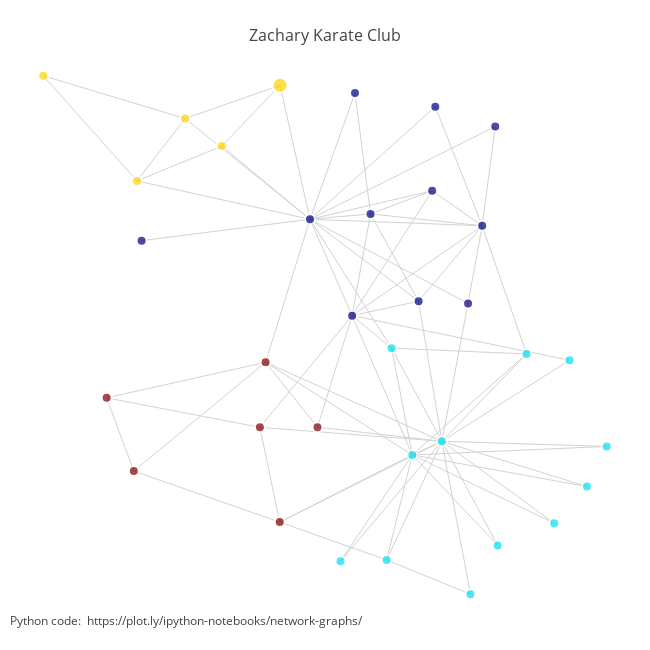

This figure's notebook cell:
### Markdown cell above
### Version 01:

### Code cell
Xn=[layt[k][0] for k in range(N)]
Yn=[layt[k][1] for k in range(N)]

Xe=[]
Ye=[]
for e in E:
    Xe+=[layt[e[0]][0],layt[e[1]][0], None]
    Ye+=[layt[e[0]][1],layt[e[1]][1], None] 

edge_trace = Scatter(x=Xe,
               y=Ye,
               mode='lines',
               line=Line(color='rgb(210,210,210)', width=1),
               hoverinfo='none'
               )

node_trace = Scatter(
    x=Xn, 
    y=Yn, 
    text=[],
    mode='markers', 
    hoverinfo='text',
    marker=Marker(
        showscale=False,
        # colorscale options
        # 'Greys' | 'Greens' | 'Bluered' | 'Hot' | 'Picnic' | 'Portland' |
        # Jet' | 'RdBu' | 'Blackbody' | 'Earth' | 'Electric' | 'YIOrRd' | 'YIGnBu'
        colorscale='Jet',
        reversescale=False,
        color=[], 
        size=[],         
        colorbar=dict(
            thickness=15,
            title='Node Connections',
            xanchor='left',
            titleside='right'
        ),
        line=dict(width=2)))
    
    
grp = [0,0,0,0,0,0,0,0,1,1,0,0,0,0,1,1,0,0,1,0,1,0,1,1,1,1,1,1,1,1,1,1,1,1]
grp = [0,0,0,0,2,2,2,0,1,1,2,0,0,0,1,1,2,0,1,0,1,0,1,3,3,3,1,3,3,1,1,3,1,1]

for i,v in enumerate(grp):
    if i == 10:
        node_trace['marker']['size'].append(15)
    else:
        node_trace['marker']['size'].append(10)
    node_trace['marker']['color'].append(v)
    node_info = 'Group Number: ' + str(v)
    node_trace['text'].append(node_info)



fig = Figure(data=Data([edge_trace, node_trace]),
             layout=Layout(
                title='<br>Zachary Karate Club',
                titlefont=dict(size=16),
                showlegend=False, 
                width=650,
                height=650,
                hovermode='closest',
                margin=dict(b=20,l=5,r=5,t=40),
                annotations=[ dict(
                    text="Python code: <a href='https://plot.ly/ipython-notebooks/network-graphs/'> https://plot.ly/ipython-notebooks/network-graphs/</a>",
                    showarrow=False,
                    xref="paper", yref="paper",
                    x=0.005, y=-0.002 ) ],
                xaxis=XAxis(showgrid=False, zeroline=False, showticklabels=False),
                yaxis=YAxis(showgrid=False, zeroline=False, showticklabels=False)))

iplot(fig, filename='networkx')

### Figure 1 — Plotly figure (JSON) as saved in the notebook; plotly's stock layout.template omitted (floating-point values rounded to 4 significant figures; data arrays with more than 128 entries replaced by an {"elided": "..."} marker saying what was removed)
{"data": [{"hoverinfo": "none", "line": {"color": "rgb(210,210,210)", "width": 1}, "mode": "lines", "type": "scatter", "x": {"elided": "234 float values"}, "y": {"elided": "234 float values"}}, {"hoverinfo": "text", "marker": {"color": [0, 0, 0, 0, 2, 2, 2, 0, 1, 1, 2, 0, 0, 0, 1, 1, 2, 0, 1, 0, 1, 0, 1, 3, 3, 3, 1, 3, 3, 1, 1, 3, 1, 1], "colorbar": {"thickness": 15, "title": "Node Connections", "titleside": "right", "xanchor": "left"}, "colorscale": "Jet", "line": {"width": 2}, "reversescale": false, "showscale": false, "size": [10, 10, 10, 10, 10, 10, 10, 10, 10, 10, 15, 10, 10, 10, 10, 10, 10, 10, 10, 10, 10, 10, 10, 10, 10, 10, 10, 10, 10, 10, 10, 10, 10, 10]}, "mode": "markers", "text": ["Group Number: 0", "Group Number: 0", "Group Number: 0", "Group Number: 0", "Group Number: 2", "Group Number: 2", "Group Number: 2", "Group Number: 0", "Group Number: 1", "Group Number: 1", "Group Number: 2", "Group Number: 0", "Group Number: 0", "Group Number: 0", "Group Number: 1", "Group Number: 1", "Group Number: 2", "Group Number: 0", "Group Number: 1", "Group Number: 0", "Group Number: 1", "Group Number: 0", "Group Number: 1", "Group Number: 3", "Group Number: 3", "Group Number: 3", "Group Number: 1", "Group Number: 3", "Group Number: 3", "Group Number: 1", "Group Number: 1", "Group Number: 3", "Group Number: 1", "Group Number: 1"], "type": "scatter", "x": [0.09307, 1.304, 0.3894, 0.5191, -0.5263, -0.7851, -1.124, 0.9527, 0.6671, 1.918, -0.117, -1.091, 0.4099, 0.8572, 0.3077, 1.811, -1.783, 1.396, 2.042, 1.205, 2.18, 0.9746, 1.413, -0.1198, -1.337, -1.146, 1.222, -0.259, 0.1458, 0.6327, 1.616, -0.2191, 0.8126, 1.021], "y": [-0.8564, -0.9149, -1.719, -0.8085, -0.2013, 0.04503, -0.5133, -0.6016, -2.011, -2.118, 0.3433, -1.048, 0.2743, -1.59, -3.918, -3.577, 0.4282, -0.02673, -3.249, -1.61, -2.89, 0.1517, -3.776, -3.568, -2.455, -3.11, -4.213, -2.719, -2.718, -3.906, -2.062, -2.137, -2.966, -2.844]}], "layout": {"annotations": [{"showarrow": false, "text": "Python code: <a href='https://plot.ly/ipython-notebooks/network-graphs/'> https://plot.ly/ipython-notebooks/network-graphs/</a>", "x": 0.005, "xref": "paper", "y": -0.002, "yref": "paper"}], "height": 650, "hovermode": "closest", "margin": {"b": 20, "l": 5, "r": 5, "t": 40}, "showlegend": false, "title": "<br>Zachary Karate Club", "titlefont": {"size": 16}, "width": 650, "xaxis": {"showgrid": false, "showticklabels": false, "zeroline": false}, "yaxis": {"showgrid": false, "showticklabels": false, "zeroline": false}}}
